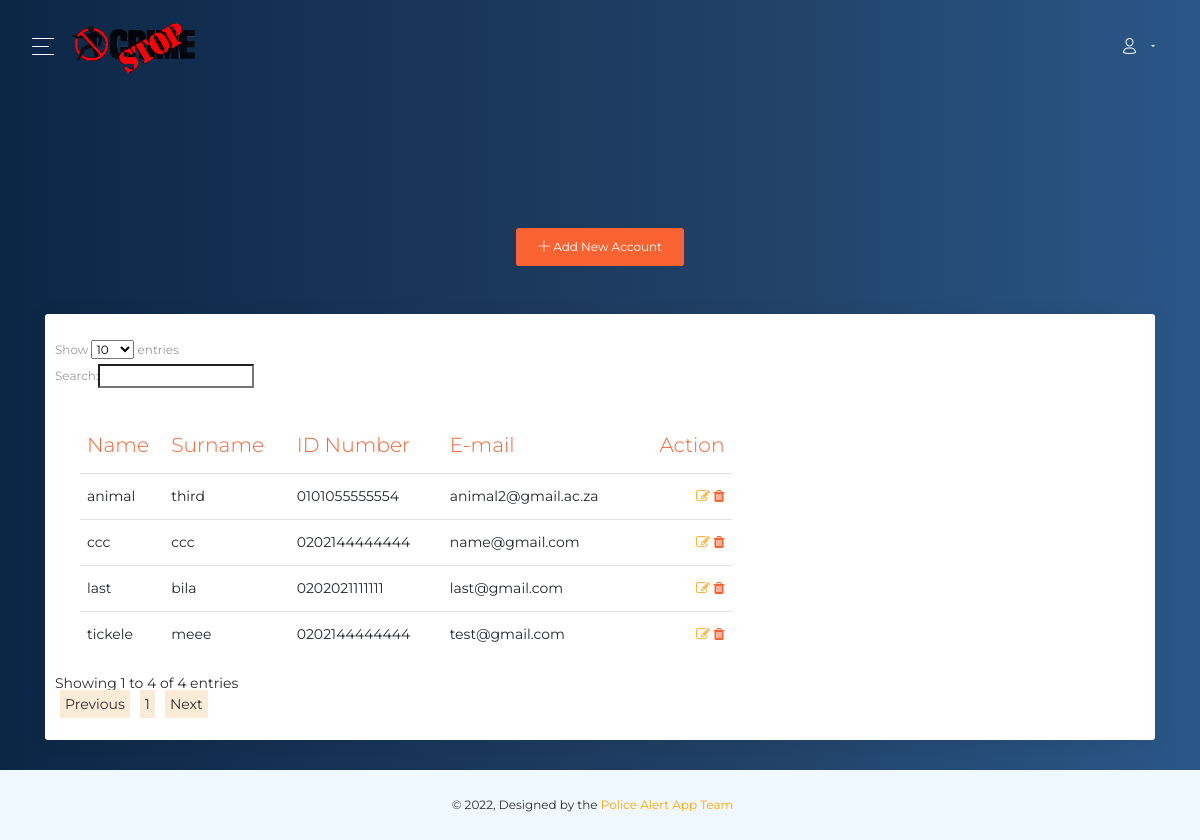
Screenshot of /police/users.php (signed in) with the database file from the repository.
### tables this page shows
CREATE TABLE `user` (
  `id` int(11) NOT NULL,
  `first_name` varchar(255) NOT NULL,
  `last_name` varchar(255) NOT NULL,
  `email` varchar(255) NOT NULL,
  `mobile` varchar(14) NOT NULL,
  `idNo` varchar(14) NOT NULL,
  `gender` varchar(25) NOT NULL,
  `image` varchar(255) DEFAULT NULL,
  `status` varchar(25) DEFAULT NULL,
  `password` varchar(120) DEFAULT NULL
);

### police/users.php (the view, shortened to what this page needs)
<!DOCTYPE html>
<html lang="en">
<body class="">
<div class="wrapper ">
    <div class="main-panel" id="main-panel">
        <?php include('includes/header.php');
        ?>
        <div class="panel-header panel-header-lg">
            <div class="row container d-flex justify-content-center" style="margin: auto">
                <button class="btn btn-primary m-5  new-account" ><i class="now-ui-icons ui-1_simple-add"></i> Add New Account</button>
                <div class="card user-card-full">
                    <div class="row m-l-0 m-r-0">
                        <?php
                        $conn = $con->open();
                        $sql = $conn->prepare("SELECT * FROM user ");
                        $sql->execute();
                        $get = $sql->fetchAll();
                        if($sql->rowCount() > 0){
                            echo ' <table id="s_table" class="table">
                                        <thead class=" text-primary">
                                        <th>
                                            Name
                                        </th>
                                        <th>
                                            Surname
                                        </th>
                                        <th>
                                            ID Number
                                        </th>
                                        <th>
                                            E-mail
                                        </th>
                                        <th class="text-right">
                                            Action
                                        </th>
                                        </thead>
                                        <tbody>';
                            foreach ($get as $data){
                                echo
                                    '
                                    <tr>
                                      <td>
                                            '.$data["first_name"].'
                                        </td>
                                        <td>
                                            '.$data["last_name"].'
                                        </td>
                                        <td>
                                            '.$data["idNo"].'
                                        </td>
                                        <td >
                                            '.$data["email"].'
                                        </td>
                                        <td class="text-right">
                                            <a id="'.$data["user_id"].'" class="edit-user" href="#"><i class="fa fa-edit text-warning"></i></a>
                                            <a id="'.$data["user_id"].'" class="delete-user" href="#"><i class="fa fa-trash"></i></a>
                                        </td>
                                    </tr>
                                    ';
                            }
                            echo  '
                                </tbody>
                            </table>';
                        }else{
                            echo '<h4 style="margin: 25px">No Alerts Found!</h4>';
                        }
                        ?>
                    </div>
                </div>
            </div>
        </div>
        <div style="height: 80px;"></div>
        <?php include('includes/footer.php') ?>
</body>
</html>

### assets/demo/demo.css (style rules this page uses)
.row { width: 100%; }

### rows the page displays
user: first_name "last", last_name "bila", idNo "0202021111111", email "last@gmail.com"
user: first_name "ccc", last_name "ccc", idNo "0202144444444", email "name@gmail.com"
user: first_name "tickele", last_name "meee", idNo "0202144444444", email "test@gmail.com"
user: first_name "animal", last_name "third", idNo "0101055555554", email "animal2@gmail.ac.za"
